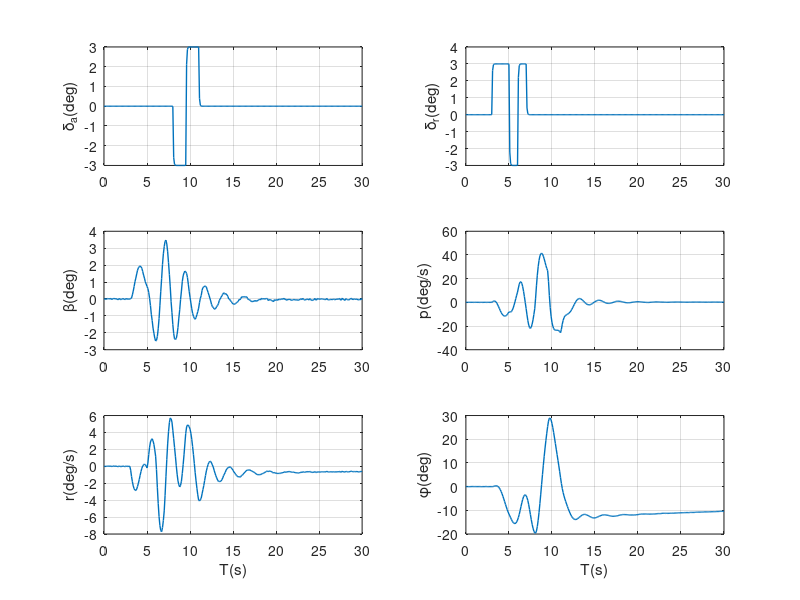
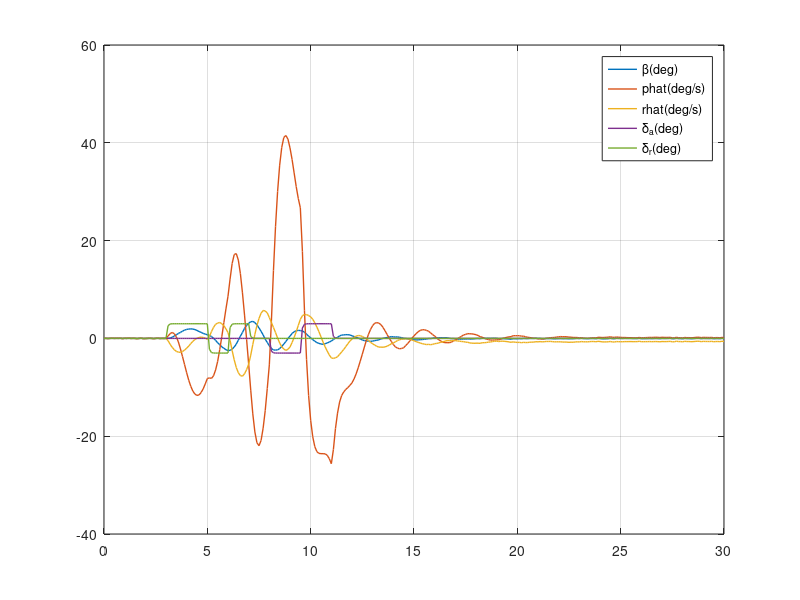

Source code (MATLAB) for these figures, in order: (Note: this script raises an error after producing the figures.)
% Equation error least square system identification
% author lenleo
% 2020.11.20
clear;clc
load F16_lat_w_vnoise
% coeff: Cx_tot Cz_tot Cm_tot Cy_tot Cn_tot Cl_tot
% surfaces: dt de da dr (deg)
% ysim : [1]npos [2]epos [3]alt [4]phi [5]theta [6]psi [7]Vel [8]alpha...
%        [9]beta [10]p [11]q [12]r [13]~[15]nxyz [16]~[18]Mach,Qbar,Ps
%% Plot the measured inputs and outputs
figure(1)
subplot(3,2,1)
plot(T,surfaces(:,3),'LineWidth',1); 
grid on
ylabel('\delta_a(deg)');
subplot(3,2,2)
plot(T,surfaces(:,4),'LineWidth',1); 
grid on
ylabel('\delta_r(deg)');
subplot(3,2,3)
plot(T,y_sim(:,9),'LineWidth',1); 
grid on
ylabel('\beta(deg)');
subplot(3,2,4)
plot(T,y_sim(:,10),'LineWidth',1); 
grid on
ylabel('p(deg/s)');
subplot(3,2,5)
plot(T,y_sim(:,12),'LineWidth',1); 
grid on
xlabel('T(s)');
ylabel('r(deg/s)');
subplot(3,2,6)
plot(T,y_sim(:,4),'LineWidth',1); 
grid on
xlabel('T(s)');
ylabel('\phi(deg)');
%% Assemble the regressor matrix
% beta p r da dr
X=[y_sim(:,9),y_sim(:,10),y_sim(:,12),surfaces(:,3),surfaces(:,4)];
% plot the regressor
figure(2)
plot(T,X,'LineWidth',1)
grid on
legend('\beta(deg)','phat(deg/s)','rhat(deg/s)','\delta_a(deg)','\delta_r(deg)');
%% LS process
% requires a constant regressor for the bias term
X=[X,ones(size(X,1),1)];
Cn = Coeff(:,5);
[yn,pn,crbn,s2n]=LS_fcn(X,Cn);
%% plot the result
figure(3)
plot(T,Cn,T,yn,'--','LineWidth',1)
ylabel('Cn','Rotation',0);
title('Equation-Error Modeling','FontSize',10,'FontWeight','bold');
legend('data','model');
%% disp the result
fprintf('\n\n Display the parameter estimation ')
serrn=sqrt(diag(crbn));
xnames={'beta';'p';'r';'da';'dr'};
result_disp(pn,serrn,xnames);
%% residual analysis
figure(4)
subplot(2,1,1),plot(T,Cn-yn,'b.'),grid on, hold on,
%  Prediction interval calculation.
[syn,yln]=confin_interv(X,pn,s2n);
%  Plot the 95 percent confidence interval for prediction.
plot(T,yln(:,1)-yn,'r--'),
plot(T,yln(:,2)-yn,'r--'),
hold off,
grid off,
ylabel('residual')
xlabel('T(s)')

subplot(2,1,2),plot(yn,Cn-yn,'b.'),grid on, hold on,
npts=length(yn);
plot([-0.015:0.03/(npts-1):0.015]',yln(:,1)-yn,'r--'),
plot([-0.015:0.03/(npts-1):0.015]',yln(:,2)-yn,'r--'),
hold off,
grid off,
ylabel('residual')
xlabel('Cn')
%% prediction
load F16_lat_w_vnoise2
XP = [y_sim(:,9),y_sim(:,10),y_sim(:,12),surfaces(:,3),surfaces(:,4)];
XP = [XP,ones(size(XP,1),1)];
CnP = Coeff(:,5);
ynP = XP*pn;
figure(6)
plot(T,CnP,T,ynP,'LineWidth',1);
legend('data','model');
xlabel('time(s)')
ylabel('Cn')
